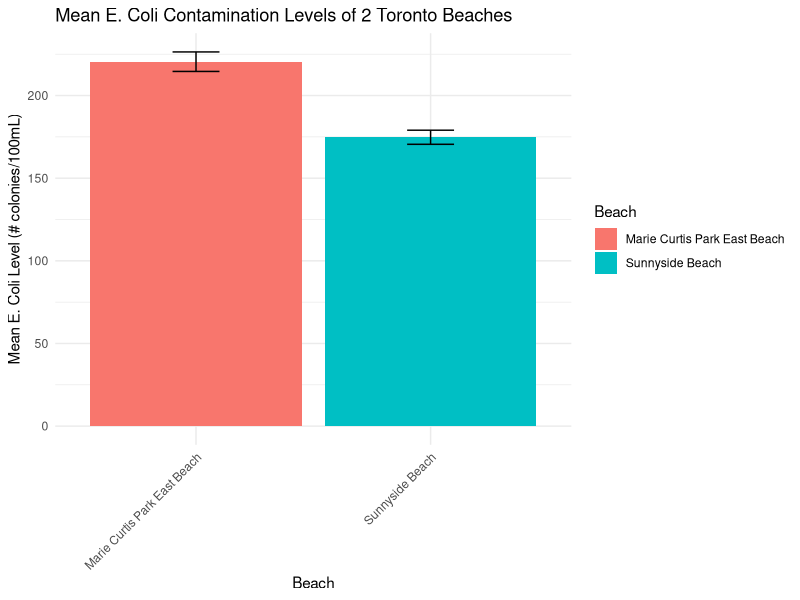
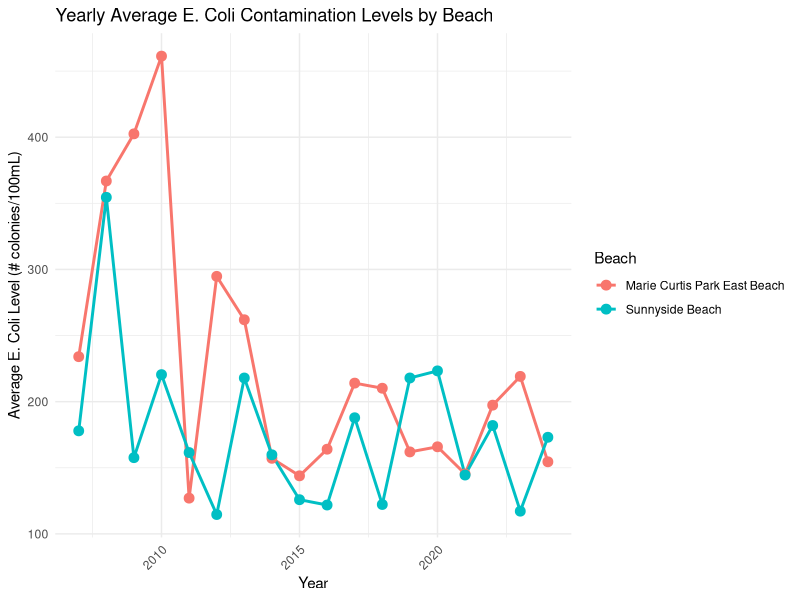
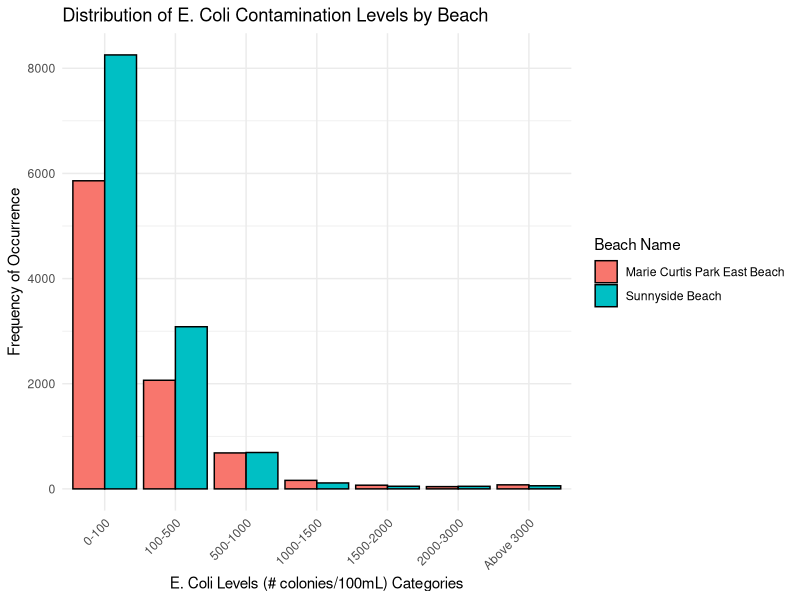
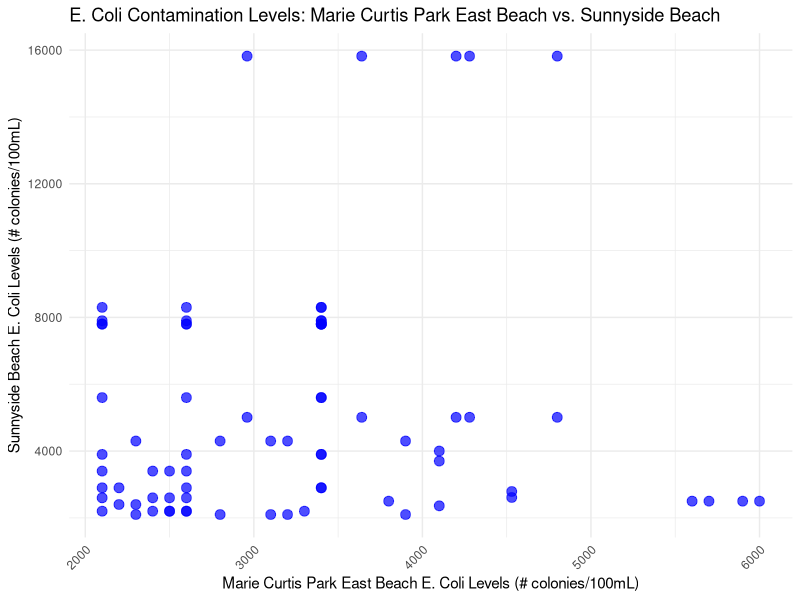

The R source for these figures, in order:
## ---- chunk 1
#| include: false
#| warning: false
#| message: false

library(tidyverse)
library(ggplot2)
library(here)
library(kableExtra)

#read in clean data
beach_water_cleaned_data <- 
  read_csv(file = here("input/data/beach_water_cleaned_data.csv"), 
           show_col_types = FALSE)


## ---- chunk 2
#| label: tbl-1
#| tbl-cap: First few observations of cleaned data set
#| echo: false

head(beach_water_cleaned_data, 10) |>
  kable(
    col.names = c("Observation", "Beach Number", "Beach Name",	"Site Location",	"Collection Date", "E. Coli Levels (# colonies/100mL"),
  booktabs = TRUE
  )
## ---- chunk 3
#| label: fig-averagecolonies4
#| fig-cap: Average number of E. Coli colonies for each beach
#| echo: false
#| warning: false
#| message: false

beach_water_cleaned_data <- beach_water_cleaned_data |>
  mutate(Date = as.Date(`Collection Date`, format = "%Y-%m-%d"))

beach_water_cleaned_data_no_outliers <- beach_water_cleaned_data %>%
  filter(`E. Coli Levels (# colonies/100mL)` < 20000)

marie_beach_data <- beach_water_cleaned_data_no_outliers |>
  filter(`Beach Name` == "Marie Curtis Park East Beach") |>
  mutate(Year = year(Date))  # Extract the year from the Date

sunnyside_beach_data <- beach_water_cleaned_data_no_outliers |>
  filter(`Beach Name` == "Sunnyside Beach") |>
  mutate(Year = year(Date))

n_marie <- nrow(marie_beach_data)
n_sunnyside <- nrow(sunnyside_beach_data)
sd_contamination_marie <- sd(marie_beach_data$`E. Coli Levels (# colonies/100mL)`)
sd_contamination_sunnyside <- sd(sunnyside_beach_data$`E. Coli Levels (# colonies/100mL)`)
mean_contamination_marie <- mean(marie_beach_data$`E. Coli Levels (# colonies/100mL)`)
mean_contamination_sunnyside <- mean(sunnyside_beach_data$`E. Coli Levels (# colonies/100mL)`)

se_contamination_marie <- sd_contamination_marie / sqrt(n_marie)
se_contamination_sunnyside <- sd_contamination_sunnyside / sqrt(n_sunnyside)

beach_summary <- data.frame(
  Beach = c("Marie Curtis Park East Beach", "Sunnyside Beach"),
  Mean_Contamination = c(mean_contamination_marie, mean_contamination_sunnyside),
  SE_Contamination = c(se_contamination_marie, se_contamination_sunnyside)
)

ggplot(beach_summary, aes(x = Beach, y = Mean_Contamination, fill = Beach)) +
  geom_bar(stat = "identity") +  # Bar plot for the means
  geom_errorbar(aes(ymin = Mean_Contamination - SE_Contamination, 
                    ymax = Mean_Contamination + SE_Contamination), 
                width = 0.2) +  # Error bars for standard errors
  theme_minimal() +
  labs(
    title = "Mean E. Coli Contamination Levels of 2 Toronto Beaches",
    x = "Beach",
    y = "Mean E. Coli Level (# colonies/100mL)"
  ) +
  theme(axis.text.x = element_text(angle = 45, hjust = 1))

## ---- chunk 4
#| label: tbl-2
#| tbl-cap: Summary table of beach contamination level data
#| echo: false
#| warning: false
#| message: false

beach_table <- data.frame(
  Beach = c("Marie Curtis Park East Beach", "Sunnyside Beach"),
  Mean = c(mean_contamination_marie, mean_contamination_sunnyside), 
  SE = c(se_contamination_marie, se_contamination_sunnyside)
)
kable(
  beach_table,
  booktabs = TRUE
  )
## ---- chunk 5
#| label: fig-yearlyaverage
#| fig-cap: Yearly average amount of E. Coli contamination for 2 Toronto beaches
#| echo: false
#| warning: false
#| message: false

beach_water_cleaned_data <- beach_water_cleaned_data |>
  mutate(Date = as.Date(`Collection Date`, format = "%Y-%m-%d"))

beach_water_cleaned_data_no_outliers <- beach_water_cleaned_data %>%
  filter(`E. Coli Levels (# colonies/100mL)` < 20000)

marie_beach_data <- beach_water_cleaned_data_no_outliers |>
  filter(`Beach Name` == "Marie Curtis Park East Beach") |>
  mutate(Year = year(Date))  # Extract the year from the Date

sunnyside_beach_data <- beach_water_cleaned_data_no_outliers |>
  filter(`Beach Name` == "Sunnyside Beach") |>
  mutate(Year = year(Date))

marie_yearly_avg <- marie_beach_data |>
  group_by(Year) |>
  summarise(Mean_Contamination = mean(`E. Coli Levels (# colonies/100mL)`, na.rm = TRUE))

sunnyside_yearly_avg <- sunnyside_beach_data |>
  group_by(Year) |>
  summarise(Mean_Contamination = mean(`E. Coli Levels (# colonies/100mL)`, na.rm = TRUE))

marie_yearly_avg <- marie_yearly_avg |>
  mutate(Beach = "Marie Curtis Park East Beach")
sunnyside_yearly_avg <- sunnyside_yearly_avg |>
  mutate(Beach = "Sunnyside Beach")
combined_yearly_avg <- bind_rows(marie_yearly_avg, sunnyside_yearly_avg)

# Create the line plot
ggplot(combined_yearly_avg, aes(x = Year, y = Mean_Contamination, color = Beach, group = Beach)) +
  geom_line(size = 1) +  # Line for each beach
  geom_point(size = 3) +  # Points for each year
  theme_minimal() +  # Clean theme
  labs(
    title = "Yearly Average E. Coli Contamination Levels by Beach",
    x = "Year",
    y = "Average E. Coli Level (# colonies/100mL)"
  ) +
  theme(axis.text.x = element_text(angle = 45, hjust = 1))
## ---- chunk 6
#| label: fig-distribution
#| fig-cap: Distribution of contamination levels
#| echo: false
#| warning: false
#| message: false

beach_water_cleaned_data <- beach_water_cleaned_data %>%
  mutate(
    E_Coli_Category = cut(
      `E. Coli Levels (# colonies/100mL)`,
      breaks = c(0, 100, 500, 1000, 1500, 2000, 3000, Inf),  # Define the breaks for each group
      labels = c("0-100", "100-500", "500-1000", "1000-1500", "1500-2000", "2000-3000", "Above 3000"),
      include.lowest = TRUE
    )
  )

# Create the plot
ggplot(beach_water_cleaned_data, aes(x = E_Coli_Category, fill = `Beach Name`)) +
  geom_bar(position = "dodge", color = "black") +  # Position bars side by side
  theme_minimal() +
  labs(
    title = "Distribution of E. Coli Contamination Levels by Beach",
    x = "E. Coli Levels (# colonies/100mL) Categories",
    y = "Frequency of Occurrence"
  ) +
  theme(axis.text.x = element_text(angle = 45, hjust = 1))
## ---- chunk 7
#| label: fig-possiblerelationship8
#| fig-cap: Possible correlation between date and contamination level  
#| echo: false
#| warning: false
#| message: false

beach_water_cleaned_data_no_outliers <- beach_water_cleaned_data |>
  filter(`E. Coli Levels (# colonies/100mL)` > 2000)

marie_beach_data <- beach_water_cleaned_data_no_outliers |>
  filter(`Beach Name` == "Marie Curtis Park East Beach") |>
  select(`Collection Date`, Marie_Coli_Levels = `E. Coli Levels (# colonies/100mL)`)

sunnyside_beach_data <- beach_water_cleaned_data_no_outliers |>
  filter(`Beach Name` == "Sunnyside Beach") |>
  select(`Collection Date`, Sunnyside_Coli_Levels = `E. Coli Levels (# colonies/100mL)`)

# Join the datasets by date so that each point corresponds to the same date
combined_ecoli_data <- inner_join(marie_beach_data, sunnyside_beach_data, by = "Collection Date")

# Create a scatter plot
ggplot(combined_ecoli_data, aes(x = Marie_Coli_Levels, y = Sunnyside_Coli_Levels)) +
  geom_point(color = "blue", size = 3, alpha = 0.7) +  # Scatter points
  theme_minimal() +  # Clean theme
  labs(
    title = "E. Coli Contamination Levels: Marie Curtis Park East Beach vs. Sunnyside Beach",
    x = "Marie Curtis Park East Beach E. Coli Levels (# colonies/100mL)",
    y = "Sunnyside Beach E. Coli Levels (# colonies/100mL)"
  ) +
  theme(axis.text.x = element_text(angle = 45, hjust = 1)) 
